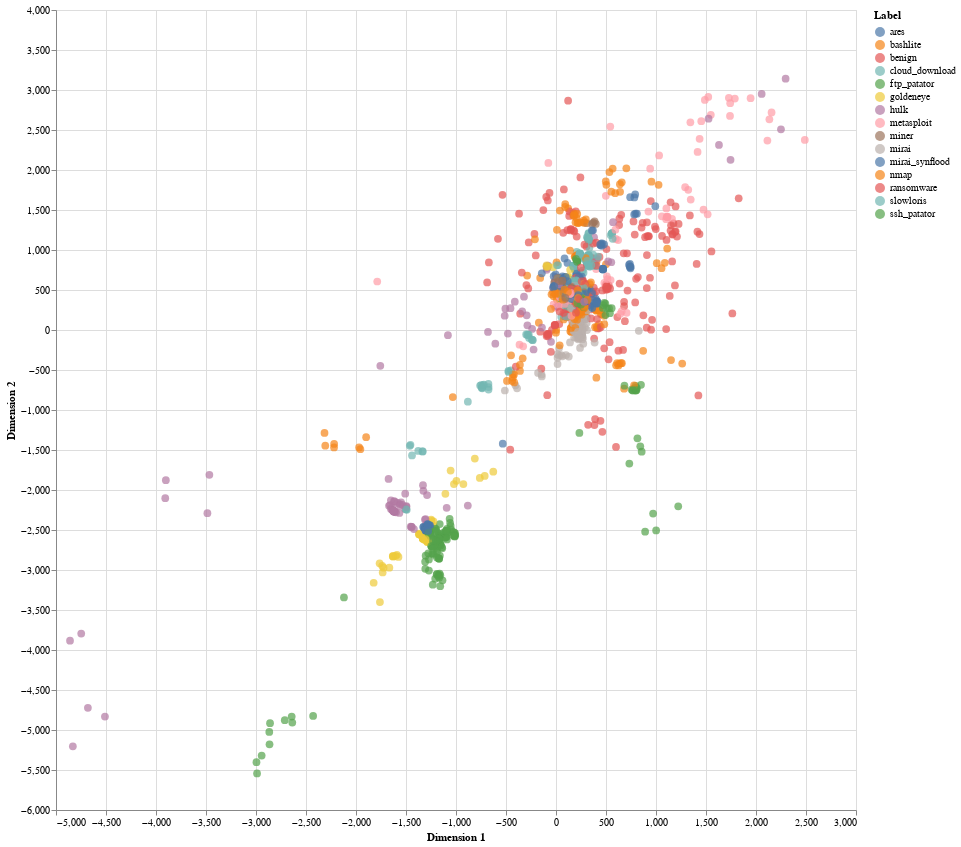

Write notebook code for a chart like this one.
### Code cell
df_nca = pd.DataFrame(data = X_nca, columns = ['Dimension 1', 'Dimension 2'])

# Add the labels to the DataFrame
df_nca['Label'] = le.inverse_transform(df['label'])

# Create the scatter plot
scatter_plot = alt.Chart(df_nca).mark_circle(size=60).encode(
    x='Dimension 1',
    y='Dimension 2',
    color='Label',
    tooltip=['Dimension 1', 'Dimension 2', 'Label']
).properties(
    width=800,
    height=800
).interactive()

scatter_plot

### Figure 1 — Vega-Lite specification as saved in the notebook (floating-point values rounded to 4 significant figures; data arrays with more than 128 entries replaced by an {"elided": "..."} marker saying what was removed)
{"config": {"view": {"continuousWidth": 300, "continuousHeight": 300}}, "data": {"name": "data-fb3d5a9efb440c7d5a0e4799ec1fd538"}, "mark": {"type": "circle", "size": 60}, "encoding": {"color": {"field": "Label", "type": "nominal"}, "tooltip": [{"field": "Dimension 1", "type": "quantitative"}, {"field": "Dimension 2", "type": "quantitative"}, {"field": "Label", "type": "nominal"}], "x": {"field": "Dimension 1", "type": "quantitative"}, "y": {"field": "Dimension 2", "type": "quantitative"}}, "height": 800, "params": [{"name": "param_7", "select": {"type": "interval", "encodings": ["x", "y"]}, "bind": "scales"}], "width": 800, "$schema": "https://vega.github.io/schema/vega-lite/v5.8.0.json", "datasets": {"data-fb3d5a9efb440c7d5a0e4799ec1fd538": {"elided": "1973 records"}}}
